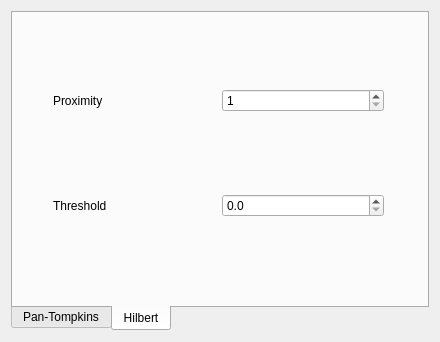
<?xml version="1.0" encoding="UTF-8"?>
<ui version="4.0">
 <class>RPeaksForm</class>
 <widget class="QDialog" name="RPeaksForm">
  <property name="geometry">
   <rect>
    <x>0</x>
    <y>0</y>
    <width>440</width>
    <height>342</height>
   </rect>
  </property>
  <property name="windowTitle">
   <string>Dialog</string>
  </property>
  <layout class="QHBoxLayout" name="horizontalLayout_8">
   <item>
    <widget class="QTabWidget" name="AlgForm">
     <property name="tabPosition">
      <enum>QTabWidget::TabPosition::South</enum>
     </property>
     <property name="currentIndex">
      <number>1</number>
     </property>
     <widget class="QWidget" name="PT">
      <attribute name="title">
       <string>Pan-Tompkins</string>
      </attribute>
      <widget class="QWidget" name="verticalLayoutWidget_2">
       <property name="geometry">
        <rect>
         <x>0</x>
         <y>0</y>
         <width>411</width>
         <height>281</height>
        </rect>
       </property>
       <layout class="QVBoxLayout" name="verticalLayout_3">
        <item>
         <layout class="QHBoxLayout" name="horizontalLayout_5">
          <item>
           <spacer name="horizontalSpacer">
            <property name="orientation">
             <enum>Qt::Orientation::Horizontal</enum>
            </property>
            <property name="sizeType">
             <enum>QSizePolicy::Policy::Fixed</enum>
            </property>
            <property name="sizeHint" stdset="0">
             <size>
              <width>40</width>
              <height>20</height>
             </size>
            </property>
           </spacer>
          </item>
          <item>
           <widget class="QLabel" name="label_5">
            <property name="layoutDirection">
             <enum>Qt::LayoutDirection::LeftToRight</enum>
            </property>
            <property name="frameShape">
             <enum>QFrame::Shape::NoFrame</enum>
            </property>
            <property name="text">
             <string>Window Length</string>
            </property>
           </widget>
          </item>
          <item>
           <widget class="QSpinBox" name="PT_WL_SpinBox">
            <property name="minimumSize">
             <size>
              <width>100</width>
              <height>0</height>
             </size>
            </property>
            <property name="minimum">
             <number>1</number>
            </property>
            <property name="maximum">
             <number>300</number>
            </property>
           </widget>
          </item>
          <item>
           <spacer name="horizontalSpacer_3">
            <property name="orientation">
             <enum>Qt::Orientation::Horizontal</enum>
            </property>
            <property name="sizeType">
             <enum>QSizePolicy::Policy::Fixed</enum>
            </property>
            <property name="sizeHint" stdset="0">
             <size>
              <width>40</width>
              <height>20</height>
             </size>
            </property>
           </spacer>
          </item>
         </layout>
        </item>
        <item>
         <layout class="QHBoxLayout" name="horizontalLayout_6">
          <item>
           <spacer name="horizontalSpacer_2">
            <property name="orientation">
             <enum>Qt::Orientation::Horizontal</enum>
            </property>
            <property name="sizeType">
             <enum>QSizePolicy::Policy::Fixed</enum>
            </property>
            <property name="sizeHint" stdset="0">
             <size>
              <width>40</width>
              <height>20</height>
             </size>
            </property>
           </spacer>
          </item>
          <item>
           <widget class="QLabel" name="label_6">
            <property name="text">
             <string>Threshold</string>
            </property>
           </widget>
          </item>
          <item>
           <widget class="QDoubleSpinBox" name="PT_T_SpinBox">
            <property name="minimumSize">
             <size>
              <width>100</width>
              <height>0</height>
             </size>
            </property>
            <property name="decimals">
             <number>1</number>
            </property>
            <property name="maximum">
             <double>20.000000000000000</double>
            </property>
            <property name="singleStep">
             <double>0.100000000000000</double>
            </property>
           </widget>
          </item>
          <item>
           <spacer name="horizontalSpacer_4">
            <property name="orientation">
             <enum>Qt::Orientation::Horizontal</enum>
            </property>
            <property name="sizeType">
             <enum>QSizePolicy::Policy::Fixed</enum>
            </property>
            <property name="sizeHint" stdset="0">
             <size>
              <width>40</width>
              <height>20</height>
             </size>
            </property>
           </spacer>
          </item>
         </layout>
        </item>
       </layout>
      </widget>
     </widget>
     <widget class="QWidget" name="Hilbert">
      <attribute name="title">
       <string>Hilbert</string>
      </attribute>
      <widget class="QWidget" name="verticalLayoutWidget_3">
       <property name="geometry">
        <rect>
         <x>0</x>
         <y>0</y>
         <width>411</width>
         <height>281</height>
        </rect>
       </property>
       <layout class="QVBoxLayout" name="verticalLayout_4">
        <item>
         <layout class="QHBoxLayout" name="horizontalLayout_7">
          <item>
           <spacer name="horizontalSpacer_5">
            <property name="orientation">
             <enum>Qt::Orientation::Horizontal</enum>
            </property>
            <property name="sizeType">
             <enum>QSizePolicy::Policy::Fixed</enum>
            </property>
            <property name="sizeHint" stdset="0">
             <size>
              <width>40</width>
              <height>20</height>
             </size>
            </property>
           </spacer>
          </item>
          <item>
           <widget class="QLabel" name="label_7">
            <property name="layoutDirection">
             <enum>Qt::LayoutDirection::LeftToRight</enum>
            </property>
            <property name="frameShape">
             <enum>QFrame::Shape::NoFrame</enum>
            </property>
            <property name="text">
             <string>Proximity</string>
            </property>
           </widget>
          </item>
          <item>
           <widget class="QSpinBox" name="H_P_SpinBox">
            <property name="minimumSize">
             <size>
              <width>100</width>
              <height>0</height>
             </size>
            </property>
            <property name="minimum">
             <number>1</number>
            </property>
            <property name="maximum">
             <number>300</number>
            </property>
           </widget>
          </item>
          <item>
           <spacer name="horizontalSpacer_6">
            <property name="orientation">
             <enum>Qt::Orientation::Horizontal</enum>
            </property>
            <property name="sizeType">
             <enum>QSizePolicy::Policy::Fixed</enum>
            </property>
            <property name="sizeHint" stdset="0">
             <size>
              <width>40</width>
              <height>20</height>
             </size>
            </property>
           </spacer>
          </item>
         </layout>
        </item>
        <item>
         <layout class="QHBoxLayout" name="horizontalLayout_9">
          <item>
           <spacer name="horizontalSpacer_7">
            <property name="orientation">
             <enum>Qt::Orientation::Horizontal</enum>
            </property>
            <property name="sizeType">
             <enum>QSizePolicy::Policy::Fixed</enum>
            </property>
            <property name="sizeHint" stdset="0">
             <size>
              <width>40</width>
              <height>20</height>
             </size>
            </property>
           </spacer>
          </item>
          <item>
           <widget class="QLabel" name="label_8">
            <property name="text">
             <string>Threshold</string>
            </property>
           </widget>
          </item>
          <item>
           <widget class="QDoubleSpinBox" name="H_T_SpinBox">
            <property name="minimumSize">
             <size>
              <width>100</width>
              <height>0</height>
             </size>
            </property>
            <property name="decimals">
             <number>1</number>
            </property>
            <property name="maximum">
             <double>20.000000000000000</double>
            </property>
            <property name="singleStep">
             <double>0.100000000000000</double>
            </property>
           </widget>
          </item>
          <item>
           <spacer name="horizontalSpacer_8">
            <property name="orientation">
             <enum>Qt::Orientation::Horizontal</enum>
            </property>
            <property name="sizeType">
             <enum>QSizePolicy::Policy::Fixed</enum>
            </property>
            <property name="sizeHint" stdset="0">
             <size>
              <width>40</width>
              <height>20</height>
             </size>
            </property>
           </spacer>
          </item>
         </layout>
        </item>
       </layout>
      </widget>
     </widget>
    </widget>
   </item>
  </layout>
 </widget>
 <resources/>
 <connections/>
</ui>
